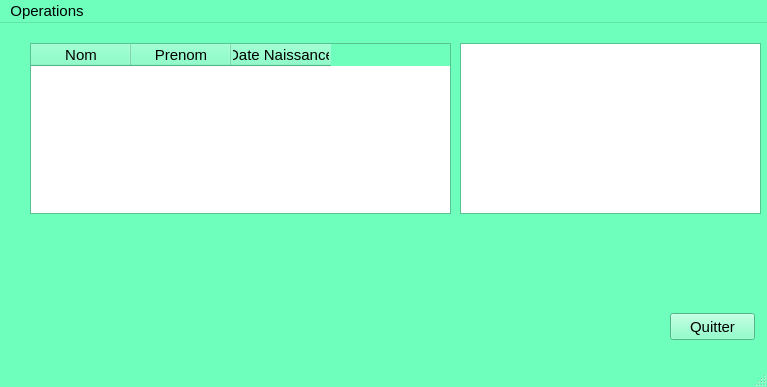
<?xml version="1.0" encoding="UTF-8"?>
<ui version="4.0">
 <class>FormulaireClass</class>
 <widget class="QMainWindow" name="FormulaireClass">
  <property name="geometry">
   <rect>
    <x>0</x>
    <y>0</y>
    <width>767</width>
    <height>387</height>
   </rect>
  </property>
  <property name="palette">
   <palette>
    <active>
     <colorrole role="WindowText">
      <brush brushstyle="SolidPattern">
       <color alpha="255">
        <red>0</red>
        <green>0</green>
        <blue>0</blue>
       </color>
      </brush>
     </colorrole>
     <colorrole role="Button">
      <brush brushstyle="SolidPattern">
       <color alpha="255">
        <red>124</red>
        <green>101</green>
        <blue>255</blue>
       </color>
      </brush>
     </colorrole>
     <colorrole role="Light">
      <brush brushstyle="SolidPattern">
       <color alpha="255">
        <red>239</red>
        <green>255</green>
        <blue>248</blue>
       </color>
      </brush>
     </colorrole>
     <colorrole role="Midlight">
      <brush brushstyle="SolidPattern">
       <color alpha="255">
        <red>175</red>
        <green>255</green>
        <blue>218</blue>
       </color>
      </brush>
     </colorrole>
     <colorrole role="Dark">
      <brush brushstyle="SolidPattern">
       <color alpha="255">
        <red>55</red>
        <green>127</green>
        <blue>94</blue>
       </color>
      </brush>
     </colorrole>
     <colorrole role="Mid">
      <brush brushstyle="SolidPattern">
       <color alpha="255">
        <red>74</red>
        <green>170</green>
        <blue>125</blue>
       </color>
      </brush>
     </colorrole>
     <colorrole role="Text">
      <brush brushstyle="SolidPattern">
       <color alpha="255">
        <red>0</red>
        <green>0</green>
        <blue>0</blue>
       </color>
      </brush>
     </colorrole>
     <colorrole role="BrightText">
      <brush brushstyle="SolidPattern">
       <color alpha="255">
        <red>255</red>
        <green>255</green>
        <blue>255</blue>
       </color>
      </brush>
     </colorrole>
     <colorrole role="ButtonText">
      <brush brushstyle="SolidPattern">
       <color alpha="255">
        <red>0</red>
        <green>0</green>
        <blue>0</blue>
       </color>
      </brush>
     </colorrole>
     <colorrole role="Base">
      <brush brushstyle="SolidPattern">
       <color alpha="255">
        <red>255</red>
        <green>255</green>
        <blue>255</blue>
       </color>
      </brush>
     </colorrole>
     <colorrole role="Window">
      <brush brushstyle="SolidPattern">
       <color alpha="255">
        <red>111</red>
        <green>255</green>
        <blue>188</blue>
       </color>
      </brush>
     </colorrole>
     <colorrole role="Shadow">
      <brush brushstyle="SolidPattern">
       <color alpha="255">
        <red>0</red>
        <green>0</green>
        <blue>0</blue>
       </color>
      </brush>
     </colorrole>
     <colorrole role="AlternateBase">
      <brush brushstyle="SolidPattern">
       <color alpha="255">
        <red>183</red>
        <green>255</green>
        <blue>221</blue>
       </color>
      </brush>
     </colorrole>
     <colorrole role="ToolTipBase">
      <brush brushstyle="SolidPattern">
       <color alpha="255">
        <red>255</red>
        <green>255</green>
        <blue>220</blue>
       </color>
      </brush>
     </colorrole>
     <colorrole role="ToolTipText">
      <brush brushstyle="SolidPattern">
       <color alpha="255">
        <red>0</red>
        <green>0</green>
        <blue>0</blue>
       </color>
      </brush>
     </colorrole>
    </active>
    <inactive>
     <colorrole role="WindowText">
      <brush brushstyle="SolidPattern">
       <color alpha="255">
        <red>0</red>
        <green>0</green>
        <blue>0</blue>
       </color>
      </brush>
     </colorrole>
     <colorrole role="Button">
      <brush brushstyle="SolidPattern">
       <color alpha="255">
        <red>111</red>
        <green>255</green>
        <blue>188</blue>
       </color>
      </brush>
     </colorrole>
     <colorrole role="Light">
      <brush brushstyle="SolidPattern">
       <color alpha="255">
        <red>239</red>
        <green>255</green>
        <blue>248</blue>
       </color>
      </brush>
     </colorrole>
     <colorrole role="Midlight">
      <brush brushstyle="SolidPattern">
       <color alpha="255">
        <red>175</red>
        <green>255</green>
        <blue>218</blue>
       </color>
      </brush>
     </colorrole>
     <colorrole role="Dark">
      <brush brushstyle="SolidPattern">
       <color alpha="255">
        <red>55</red>
        <green>127</green>
        <blue>94</blue>
       </color>
      </brush>
     </colorrole>
     <colorrole role="Mid">
      <brush brushstyle="SolidPattern">
       <color alpha="255">
        <red>74</red>
        <green>170</green>
        <blue>125</blue>
       </color>
      </brush>
     </colorrole>
     <colorrole role="Text">
      <brush brushstyle="SolidPattern">
       <color alpha="255">
        <red>0</red>
        <green>0</green>
        <blue>0</blue>
       </color>
      </brush>
     </colorrole>
     <colorrole role="BrightText">
      <brush brushstyle="SolidPattern">
       <color alpha="255">
        <red>255</red>
        <green>255</green>
        <blue>255</blue>
       </color>
      </brush>
     </colorrole>
     <colorrole role="ButtonText">
      <brush brushstyle="SolidPattern">
       <color alpha="255">
        <red>0</red>
        <green>0</green>
        <blue>0</blue>
       </color>
      </brush>
     </colorrole>
     <colorrole role="Base">
      <brush brushstyle="SolidPattern">
       <color alpha="255">
        <red>255</red>
        <green>255</green>
        <blue>255</blue>
       </color>
      </brush>
     </colorrole>
     <colorrole role="Window">
      <brush brushstyle="SolidPattern">
       <color alpha="255">
        <red>111</red>
        <green>255</green>
        <blue>188</blue>
       </color>
      </brush>
     </colorrole>
     <colorrole role="Shadow">
      <brush brushstyle="SolidPattern">
       <color alpha="255">
        <red>0</red>
        <green>0</green>
        <blue>0</blue>
       </color>
      </brush>
     </colorrole>
     <colorrole role="AlternateBase">
      <brush brushstyle="SolidPattern">
       <color alpha="255">
        <red>183</red>
        <green>255</green>
        <blue>221</blue>
       </color>
      </brush>
     </colorrole>
     <colorrole role="ToolTipBase">
      <brush brushstyle="SolidPattern">
       <color alpha="255">
        <red>255</red>
        <green>255</green>
        <blue>220</blue>
       </color>
      </brush>
     </colorrole>
     <colorrole role="ToolTipText">
      <brush brushstyle="SolidPattern">
       <color alpha="255">
        <red>0</red>
        <green>0</green>
        <blue>0</blue>
       </color>
      </brush>
     </colorrole>
    </inactive>
    <disabled>
     <colorrole role="WindowText">
      <brush brushstyle="SolidPattern">
       <color alpha="255">
        <red>55</red>
        <green>127</green>
        <blue>94</blue>
       </color>
      </brush>
     </colorrole>
     <colorrole role="Button">
      <brush brushstyle="SolidPattern">
       <color alpha="255">
        <red>111</red>
        <green>255</green>
        <blue>188</blue>
       </color>
      </brush>
     </colorrole>
     <colorrole role="Light">
      <brush brushstyle="SolidPattern">
       <color alpha="255">
        <red>239</red>
        <green>255</green>
        <blue>248</blue>
       </color>
      </brush>
     </colorrole>
     <colorrole role="Midlight">
      <brush brushstyle="SolidPattern">
       <color alpha="255">
        <red>175</red>
        <green>255</green>
        <blue>218</blue>
       </color>
      </brush>
     </colorrole>
     <colorrole role="Dark">
      <brush brushstyle="SolidPattern">
       <color alpha="255">
        <red>55</red>
        <green>127</green>
        <blue>94</blue>
       </color>
      </brush>
     </colorrole>
     <colorrole role="Mid">
      <brush brushstyle="SolidPattern">
       <color alpha="255">
        <red>74</red>
        <green>170</green>
        <blue>125</blue>
       </color>
      </brush>
     </colorrole>
     <colorrole role="Text">
      <brush brushstyle="SolidPattern">
       <color alpha="255">
        <red>55</red>
        <green>127</green>
        <blue>94</blue>
       </color>
      </brush>
     </colorrole>
     <colorrole role="BrightText">
      <brush brushstyle="SolidPattern">
       <color alpha="255">
        <red>255</red>
        <green>255</green>
        <blue>255</blue>
       </color>
      </brush>
     </colorrole>
     <colorrole role="ButtonText">
      <brush brushstyle="SolidPattern">
       <color alpha="255">
        <red>55</red>
        <green>127</green>
        <blue>94</blue>
       </color>
      </brush>
     </colorrole>
     <colorrole role="Base">
      <brush brushstyle="SolidPattern">
       <color alpha="255">
        <red>111</red>
        <green>255</green>
        <blue>188</blue>
       </color>
      </brush>
     </colorrole>
     <colorrole role="Window">
      <brush brushstyle="SolidPattern">
       <color alpha="255">
        <red>111</red>
        <green>255</green>
        <blue>188</blue>
       </color>
      </brush>
     </colorrole>
     <colorrole role="Shadow">
      <brush brushstyle="SolidPattern">
       <color alpha="255">
        <red>0</red>
        <green>0</green>
        <blue>0</blue>
       </color>
      </brush>
     </colorrole>
     <colorrole role="AlternateBase">
      <brush brushstyle="SolidPattern">
       <color alpha="255">
        <red>111</red>
        <green>255</green>
        <blue>188</blue>
       </color>
      </brush>
     </colorrole>
     <colorrole role="ToolTipBase">
      <brush brushstyle="SolidPattern">
       <color alpha="255">
        <red>255</red>
        <green>255</green>
        <blue>220</blue>
       </color>
      </brush>
     </colorrole>
     <colorrole role="ToolTipText">
      <brush brushstyle="SolidPattern">
       <color alpha="255">
        <red>0</red>
        <green>0</green>
        <blue>0</blue>
       </color>
      </brush>
     </colorrole>
    </disabled>
   </palette>
  </property>
  <property name="font">
   <font>
    <pointsize>11</pointsize>
   </font>
  </property>
  <property name="windowTitle">
   <string>Circonscription Election</string>
  </property>
  <widget class="QWidget" name="centralwidget">
   <widget class="QPushButton" name="pushButton">
    <property name="geometry">
     <rect>
      <x>670</x>
      <y>290</y>
      <width>85</width>
      <height>27</height>
     </rect>
    </property>
    <property name="text">
     <string>Quitter</string>
    </property>
   </widget>
   <widget class="QTableWidget" name="tableWidget">
    <property name="geometry">
     <rect>
      <x>30</x>
      <y>20</y>
      <width>421</width>
      <height>171</height>
     </rect>
    </property>
    <property name="alternatingRowColors">
     <bool>true</bool>
    </property>
    <property name="selectionMode">
     <enum>QAbstractItemView::SingleSelection</enum>
    </property>
    <property name="selectionBehavior">
     <enum>QAbstractItemView::SelectRows</enum>
    </property>
    <column>
     <property name="text">
      <string>Nom</string>
     </property>
     <property name="textAlignment">
      <set>AlignHCenter|AlignVCenter|AlignCenter</set>
     </property>
    </column>
    <column>
     <property name="text">
      <string>Prenom</string>
     </property>
     <property name="textAlignment">
      <set>AlignHCenter|AlignVCenter|AlignCenter</set>
     </property>
    </column>
    <column>
     <property name="text">
      <string>Date Naissance</string>
     </property>
     <property name="textAlignment">
      <set>AlignHCenter|AlignVCenter|AlignCenter</set>
     </property>
    </column>
   </widget>
   <widget class="QTextBrowser" name="textBrowser">
    <property name="geometry">
     <rect>
      <x>460</x>
      <y>20</y>
      <width>301</width>
      <height>171</height>
     </rect>
    </property>
    <property name="font">
     <font>
      <pointsize>9</pointsize>
     </font>
    </property>
   </widget>
  </widget>
  <widget class="QMenuBar" name="menubar">
   <property name="geometry">
    <rect>
     <x>0</x>
     <y>0</y>
     <width>767</width>
     <height>30</height>
    </rect>
   </property>
   <widget class="QMenu" name="menuMenu">
    <property name="title">
     <string>Operations</string>
    </property>
    <addaction name="separator"/>
    <addaction name="actionInscription_d_un_Candidat_2"/>
    <addaction name="separator"/>
    <addaction name="actionInscription_d_un_Electeur"/>
    <addaction name="separator"/>
    <addaction name="actionDesinscription_d_une_Personne"/>
    <addaction name="separator"/>
    <addaction name="actionQuitter"/>
   </widget>
   <addaction name="menuMenu"/>
  </widget>
  <widget class="QStatusBar" name="statusbar"/>
  <action name="actionQuitter">
   <property name="text">
    <string>Quitter</string>
   </property>
   <property name="font">
    <font>
     <family>Noto Sans Kannada</family>
     <pointsize>10</pointsize>
    </font>
   </property>
  </action>
  <action name="actionCandidat">
   <property name="text">
    <string>Candidat</string>
   </property>
  </action>
  <action name="actionElecteur">
   <property name="text">
    <string>Electeur</string>
   </property>
  </action>
  <action name="actionInscription_d_un_Candidat_2">
   <property name="text">
    <string>Inscription d'un Candidat</string>
   </property>
   <property name="font">
    <font>
     <family>Noto Serif Kannada</family>
     <pointsize>10</pointsize>
     <weight>50</weight>
     <italic>false</italic>
     <bold>false</bold>
    </font>
   </property>
  </action>
  <action name="actionInscription_d_un_Electeur">
   <property name="text">
    <string>Inscription d'un Electeur</string>
   </property>
   <property name="font">
    <font>
     <family>Noto Sans Kannada</family>
     <pointsize>10</pointsize>
    </font>
   </property>
  </action>
  <action name="actionDesinscription_d_une_Personne">
   <property name="text">
    <string>Desinscription d'une Personne</string>
   </property>
  </action>
 </widget>
 <resources/>
 <connections>
  <connection>
   <sender>tableWidget</sender>
   <signal>cellClicked(int,int)</signal>
   <receiver>FormulaireClass</receiver>
   <slot>selectionLineTable()</slot>
   <hints>
    <hint type="sourcelabel">
     <x>315</x>
     <y>200</y>
    </hint>
    <hint type="destinationlabel">
     <x>383</x>
     <y>193</y>
    </hint>
   </hints>
  </connection>
 </connections>
 <slots>
  <slot>dialogCandidat()</slot>
  <slot>selectionLineTable()</slot>
 </slots>
</ui>
